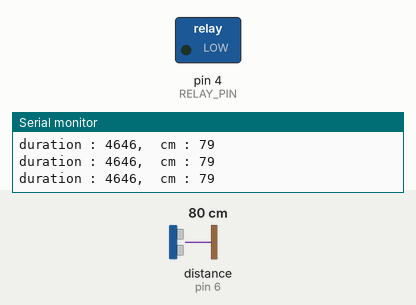
Bench run of a sketch on a simulated Arduino Uno, built with avr-gcc and run on an emulated ATmega328P. Parts: switched loads named in the sketch (green lamp = pin HIGH), the last lines printed to the serial monitor. Wiring (inferred from the names in the program): ultrasonic range finder: trigger pin 5; echo pin 6. The test bench sets the inputs (shaded band); at power-on: distance to the obstacle (sensor on pin 6) 80 cm. The echo pulse lasts 58.3 µs per cm; pins used as bus, display or sensor lines are not drawn.

Above: at 1.2 s.
1.3 s: distance to the obstacle (sensor on pin 6) set to 12 cm
2.8 s: distance to the obstacle (sensor on pin 6) set to 9 cm
At 3.6 s:
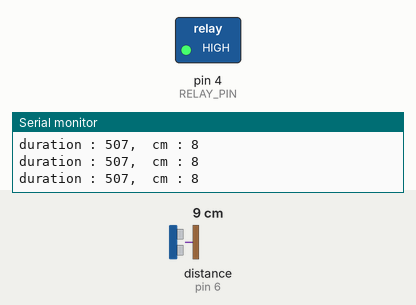
4.3 s: distance to the obstacle (sensor on pin 6) set to 35 cm
At 5.3 s:
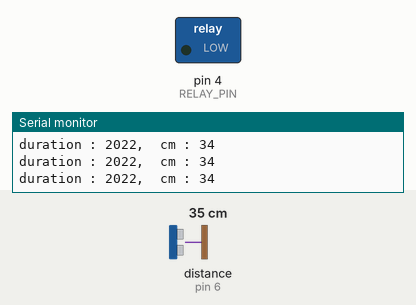
5.9 s: distance to the obstacle (sensor on pin 6) set to 2 cm
At 7.3 s:
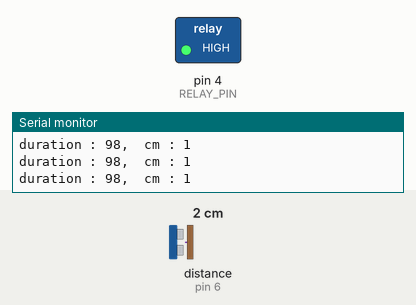
Timing chart, 0 to 8.5 s (numbered marks = the images above; inputs shaded):
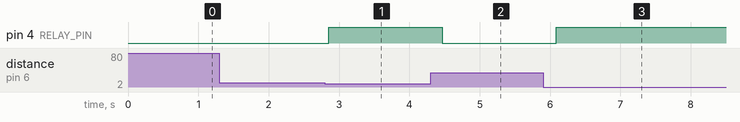

Measured:
- the behaviour switches between 11 and 10 cm on distance to the obstacle (sensor on pin 6) (found by bisection; images 0 and 1)
- after the input at 2.8 s, pin 4 (RELAY_PIN): LOW → HIGH after 0.05 s
- after the input at 4.3 s, pin 4 (RELAY_PIN): HIGH → LOW after 0.17 s
- after the input at 5.9 s, pin 4 (RELAY_PIN): LOW → HIGH after 0.19 s

The sketch:

ArduinoHCSR04.ino
```cpp
//超音波 HC-SR 04
#define TRIG_PIN 5
#define ECHO_PIN 6

#define RELAY_PIN 4

void setup() {
  Serial.begin(9600);
  delay(2);
  pinMode(ECHO_PIN,INPUT);
  pinMode(TRIG_PIN,OUTPUT);
  pinMode(RELAY_PIN , OUTPUT);
  Serial.print("begin");
}

void loop() {
  //發送 HIGH 電壓 持續 10ms
  digitalWrite(TRIG_PIN , HIGH);
  delayMicroseconds(10); //延遲 10 ms
  digitalWrite(TRIG_PIN , LOW);
  //讀取 ECHO_PIN 的資料 並透過 pulseIn 來讀取針腳脈衝時間
  int duration = pulseIn(ECHO_PIN , HIGH); //HIGH 才能讀取
  //在攝氏0~50度下音速每一公分需要29.1ms
  //公式 距離(cm) = 時間(us)/(來回)2/29.1(m/s轉換cm/us)
  int cm = (duration/2)/29.1;
  Serial.print("duration : ");
  Serial.print(duration);
  Serial.print(",  cm : ");
  Serial.println(cm);
  if(cm<10){
    digitalWrite(RELAY_PIN,HIGH);
  }else{
    digitalWrite(RELAY_PIN,LOW);
  }
  delay(200);


}
```
